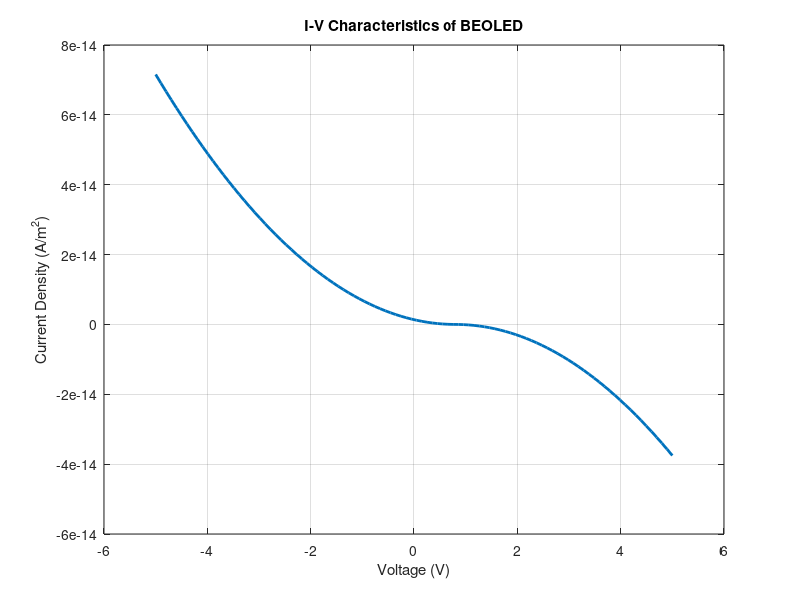

Source code (MATLAB):
%% Bottom-Emitting OLED (BEOLED) 
q = 1.60217662e-19; 
kB = 1.38064852e-23; 
T = 300; 
Vt = kB * T / q; 
L = 100e-9;
W = 100e-6; 
mu_p = 1e-3; 
mu_n = 1e-3; 
epsilon_r = 3; 
epsilon_0 = 8.854187817e-12; 
eps_r = epsilon_r * epsilon_0; 
Vbi = 0.8;
V = linspace(-5, 5, 100); 
J = zeros(size(V));
for i = 1:length(V)
    if V(i) <= Vbi
        J(i) = q * mu_p * mu_n * eps_r * Vt^2 / L^3 * ((Vbi - V(i))^2 / (2 * Vt^2) + V(i));
    else
        J(i) = -q * mu_p * mu_n * eps_r * Vt^2 / L^3 * ((V(i) - Vbi)^2 / (2 * Vt^2) - (V(i) - Vbi));
    end
end
figure;
plot(V, J, 'LineWidth', 2);
xlabel('Voltage (V)');
ylabel('Current Density (A/m^2)');
title('I-V Characteristics of BEOLED');
grid on;
